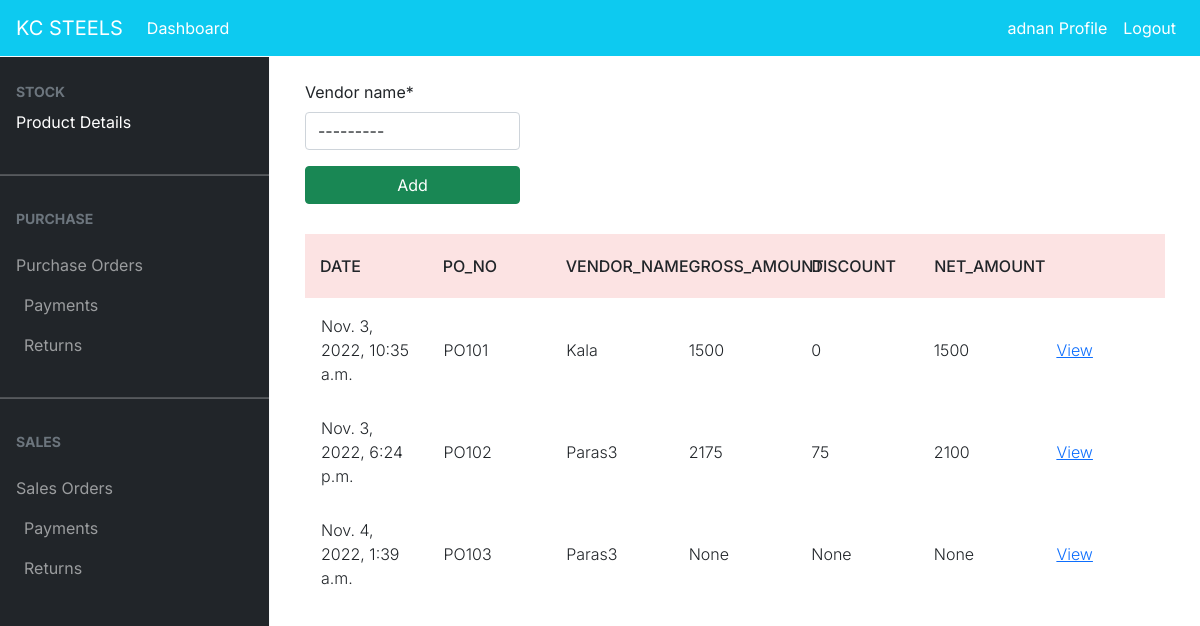
/purchase/ (signed in), run on an earlier commit of the app's database.
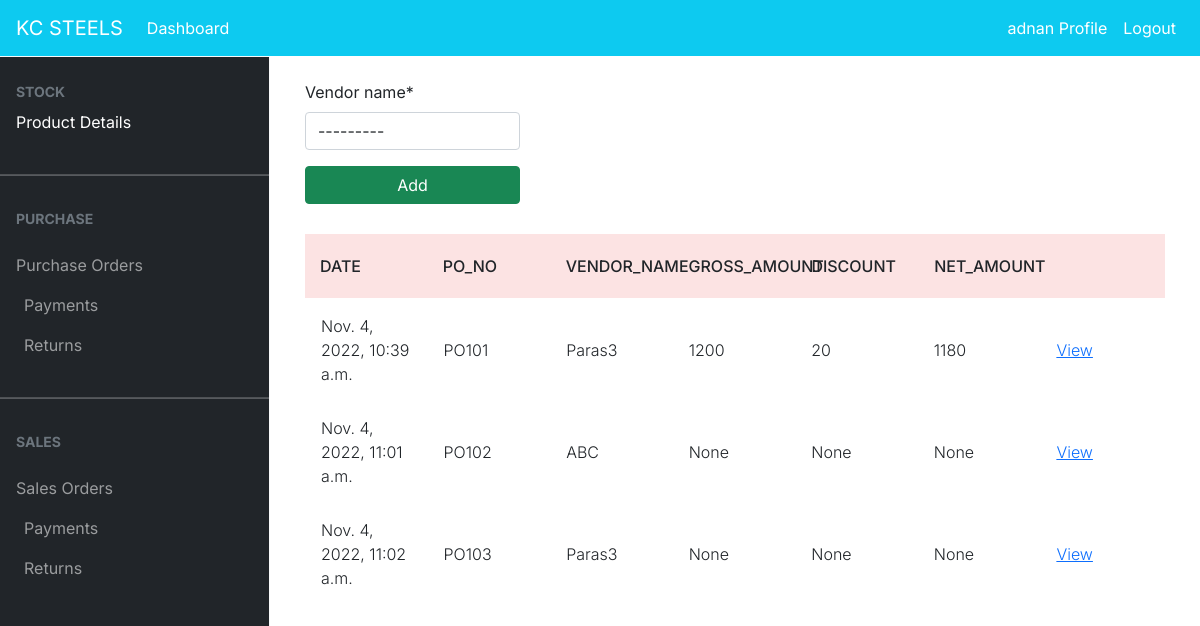
And on a later commit of the database.
### dashboard/models.py (models this page shows, shortened)
class PurchaseOrder(models.Model):
    date = models.DateTimeField(auto_now_add=True)
    po_no = models.IntegerField(null=True)
    po_number = models.CharField(max_length=100, null=True, unique=True)
    vendor_name = models.ForeignKey(Vendor, on_delete=models.CASCADE,null=True)
    gross_amount = models.PositiveIntegerField(null=True)
    discount = models.PositiveIntegerField(null=True)
    net_amount = models.PositiveIntegerField(null=True)
    net_pending = models.PositiveIntegerField(null=True,default=0)
    status = models.BooleanField(default=False,null=True)

class Vendor(models.Model):
    vendor_no = models.IntegerField(null=True)
    vendor_id = models.CharField(max_length=100, null=True, unique=True)
    vendor_name = models.CharField(max_length=100, null=True)
    vendor_address = models.CharField(max_length=200, null=True)
    vendor_mobile = models.CharField(max_length=15,null=True)
    def __str__(self):
            return self.vendor_name

### dashboard/views.py (the view)
# urls.py: path('purchase/',views.purchase,name='purchase'),
@login_required
def purchase(request):
    vendors = Vendor.objects.all()
    purchase_orders = PurchaseOrder.objects.all()
    po_n = 101 if PurchaseOrder.objects.count() == 0 else PurchaseOrder.objects.aggregate(max=Max('po_no'))["max"] + 1
    if request.method == 'POST':
        form = PurchaseOrderForm(request.POST)
        ven = request.POST.get('vendor_name')
        ven1 = vendors.get(id=ven)
        if form.is_valid():
            PurchaseOrder(po_no=po_n,po_number=(f'{"PO"}{po_n}'),vendor_name=ven1).save()
            po = (f'{"PO"}{po_n}')
            ven2 = purchase_orders.values('po_number').filter(po_number=po)[0]['po_number']
            return redirect("purchase_add" ,ven2)
    else:
        form = PurchaseOrderForm
    context = {
        'purchase_orders' : purchase_orders,
        'form' : form,
    }
    return render(request, 'purchase/purchase_orders.html',context)

### templates/purchase/purchase_orders.html (shortened to what this page needs)
{% extends 'partial/base.html' %}
{% load crispy_forms_tags %}
{% block content %}
{% if user.is_authenticated and user.is_superuser %}
{% else %}
{% include 'partial/topnav_staff.html'%}
<div style="margin-left:290px;margin-right:20px">
    <div class="col my-4">
        <div class="row-md-2" style="margin-bottom:30px;width:25%;">
            <form method = "POST">
                {{form|crispy}}
                <input class="btn btn-success btn-block" data-backdrop="static" type="submit" value="Add">
            </form>
        </div>
        <div class="row-md-10">
            <div class="tbl-header">
                <table cellpadding="0" cellspacing="0" border="0">
                  <thead>
                    <tr>
                      <th scope="col">Date</th>
                      <th scope="col">PO_NO</th>
                      <th scope="col">Vendor_name</th>
                      <th scope="col">Gross_amount</th>
                      <th scope="col">Discount</th>
                      <th scope="col">Net_Amount</th>
                      <th scope="col"></th>
                    </tr>
                  </thead>
                </table>
              </div>
              <div class="tbl-content">
                <table cellpadding="0" cellspacing="0" border="0">
                  <tbody>
                    {% for purchase_order in purchase_orders %}
                      <tr>
                        <td>{{ purchase_order.date }}</td>
                        <td>{{ purchase_order.po_number }}</td>
                        <td>{{ purchase_order.vendor_name }}</td>
                        <td>{{ purchase_order.gross_amount }}</td>
                        <td>{{ purchase_order.discount }}</td>
                        <td>{{ purchase_order.net_amount }}</td>
                        <td><a href="{% url 'purchase_view' purchase_order.id %}">View</a></td>
                      </tr>
                    {% endfor %}
                  </tbody>
                </table>
              </div>
        </div>
    </div>
</div>
{% endif %}
{% endblock %}

What changed in the data, as far as the page shows it:
removed PurchaseOrder: date "Nov. 3, 2022, 10:35 a.m.", po_number "PO101", vendor_name "Kala", gross_amount "1500", discount "0", net_amount "1500"
removed PurchaseOrder: date "Nov. 3, 2022, 6:24 p.m.", po_number "PO102", vendor_name "Paras3", gross_amount "2175", discount "75", net_amount "2100"
removed PurchaseOrder: date "Nov. 4, 2022, 1:39 a.m.", po_number "PO103", vendor_name "Paras3", gross_amount "None", discount "None", net_amount "None"
added PurchaseOrder: date "Nov. 4, 2022, 10:39 a.m.", po_number "PO101", vendor_name "Paras3", gross_amount "1200", discount "20", net_amount "1180"
added PurchaseOrder: date "Nov. 4, 2022, 11:01 a.m.", po_number "PO102", vendor_name "ABC", gross_amount "None", discount "None", net_amount "None"
added PurchaseOrder: date "Nov. 4, 2022, 11:02 a.m.", po_number "PO103", vendor_name "Paras3", gross_amount "None", discount "None", net_amount "None"
